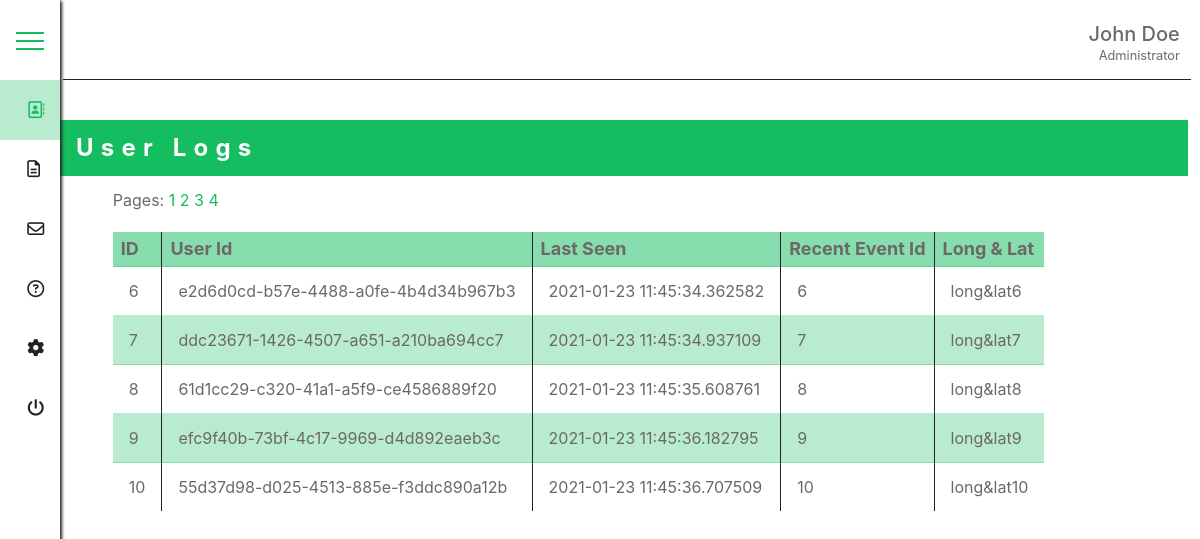
Screenshot of /view_logs/2 (signed in) with the database file from the repository.
### app/models.py (models this page shows, shortened)
class Admin(db.Model, UserMixin):
    __tablename__ = "admin"
    id = db.Column(db.Integer, primary_key=True)
    fullname = db.Column(db.String(50))
    firstname = db.Column(db.String(50))
    lastname = db.Column(db.String(50))
    email = db.Column(db.String(64), unique=True, index=True)
    password_hash = db.Column(db.String(128))
    current_speech = db.Column(db.String(256))
    previous_speech = db.Column(db.String(256))
    facebook = db.Column(db.String(64))
    twitter = db.Column(db.String(64))
    instagram = db.Column(db.String(64))

class Userlogs(db.Model):
    __tablename__ = "userlogs"
    id = db.Column(db.Integer, primary_key=True)
    user_id = db.Column(db.Integer)
    last_seen = db.Column(db.DateTime)
    most_recent_event_id = db.Column(db.Integer)
    long_lat = db.Column(db.String(50))

### app/main/views.py (the view)
@main.route("/view_logs/<int:page_num>")
@login_required
def view_logs(page_num):
    logs = Userlogs.query.paginate(per_page=5, page=page_num, error_out=True)
    if logs:
        return render_template("logs.html", logs=logs)
    else:
        return render_template("logs.html", logs=None)

### app/models.py (called while the page is built)
@login_manager.user_loader
def load_user(user_id):
    return Admin.query.get(int(user_id))

### app/templates/logs.html (shortened to what this page needs)
{% extends "base.html" %}
{% block nav_extra %}
    <li class="menu-nav__item active">
        <a href="{{ url_for('.dash') }}" class="menu-nav__link active">
            <i class="far fa-address-book"></i><span class="nav_name">Project Overview</span>
        </a>
    </li>
    <li class="menu-nav__item">
        <a href="{{ url_for('.handbook', page_num=1) }}" class="menu-nav__link">
            <i class="far fa-file-alt"></i><span class="nav_name">File Upload</span>
        </a>
    </li>
    <li class="menu-nav__item">
        <a href="#" class="menu-nav__link">
            <i class="far fa-envelope"></i><span class="nav_name">Message</span>
        </a>
    </li>
    <li class="menu-nav__item">
        <a href="#" class="menu-nav__link">
            <i class="far fa-question-circle"></i><span class="nav_name">Help</span>
        </a>
    </li>
    <li class="menu-nav__item">
        <a href="#" class="menu-nav__link">
            <i class="fas fa-cog"></i><span class="nav_name">Settings</span>
        </a>
    </li>
    <li class="menu-nav__item">
        <a href="{{ url_for('.logout') }}" class="menu-nav__link">
            <i class="fas fa-power-off"></i><span class="nav_name">Logout</span>
        </a>
    </li>
{% endblock %}
{% block content %}
    <p class="caption">User Logs</p>
    <div class="table-div">
        {% if logs %}
        <table>
            <tr class="head">
                <th>ID</th>
                <th>User Id</th>
                <th>Last Seen</th>
                <th>Recent Event Id</th>
                <th>Long & Lat</th>
            </tr>
            {% for log in logs.items %}
            <tr>
                <td>{{ log.id }}</td>
                <td>{{ log.user_id }}</td>
                <td>{{ log.last_seen }}</td>
                <td>{{ log.most_recent_event_id }}</td>
                <td>{{ log.long_lat }}</td>
            </tr>
            {% endfor %}
            <p>Pages:{% for page in logs.iter_pages(left_edge=2, right_edge=2, left_current=2, right_current=2) %}
                {% if page %}
                    <a href="{{ url_for('.view_logs', page_num=page ) }}">{{ page }}</a>
                {% else %}
                    ...
                {% endif %}
            {% endfor %}</p>
        </table>
        {% else %}
            <p class="alert">Please Polulate Database!!!</p>
        {% endif %}
    </div>
{% endblock %}

### app/templates/base.html (shortened to what this page needs)
<!DOCTYPE html>
<html lang="en">
<head>
    <link rel="stylesheet" href="https://stackpath.bootstrapcdn.com/bootstrap/4.5.2/css/bootstrap.min.css"
>
    <link rel="stylesheet" href="../static/css/base.css">
</head>
<body>
    <header>
        <div class="menu-btn">
            <span class="menu-btn__burger"></span>
        </div>
        <nav class="nav">
            <ul class="menu-nav">
                {% block nav_extra %}{% endblock %}
            </ul>
        </nav>
    </header>
    <main class="main">
        <div class="profile">
            <div class="profile-section">
                <p class="name">{{ current_user.fullname }}</p>
                <small>Administrator</small>
            </div>
        </div>
        {% block content %}{% endblock %}
    </main>
</body>
</html>

### app/static/css/base.css (style rules this page uses)
* { -webkit-box-sizing: border-box; box-sizing: border-box; text-decoration: none; margin: 0; padding: 0; text-decoration: none; list-style-type: none; }
.table-div { overflow-x: scroll; overflow-y: hidden; margin-left: 1rem; }
table { margin-top: 3vh; padding: 1rem; border-collapse: collapse; border: 1px solid #fff; border-style: hidden; }
table tr:nth-child(odd) { background-color: rgba(20, 189, 96, 0.3); }
table tr td, table tr th { padding: 1rem; border-width: 1px; border-style: solid; border-color: rgba(20, 189, 96, 0.3) #222222; }
table tr.head th { padding: 8px; background-color: rgba(20, 189, 96, 0.3) !important; font-size: large; margin: unset !important; }
.caption { background-color: #14bd60; color: #fff; font-size: x-large; font-weight: bold; letter-spacing: .3em; padding: 1rem; margin-top: 15vh; }
.menu-btn { position: fixed; z-index: 4; left: 1rem; top: 4vh; height: 20px; width: 28px; cursor: pointer; -webkit-transition: all 0.7s ease-in-out; transition: all 0.7s ease-in-out; }
.menu-btn__burger { position: absolute; left: 0; top: 0.5rem; width: 28px; height: 2px; background: #14bd60; -webkit-transition: all 0.7s ease-in-out; transition: all 0.7s ease-in-out; }
.menu-btn__burger::before { content: ''; position: absolute; top: -8px; width: 28px; height: 2px; background: #14bd60; -webkit-transition: all 0.7s ease-in-out; transition: all 0.7s ease-in-out; }
.menu-btn__burger::after { content: ''; position: absolute; top: 8px; width: 28px; height: 2px; background: #14bd60; -webkit-transition: all 0.7s ease-in-out; transition: all 0.7s ease-in-out; }
.nav { height: 100vh; position: relative; width: auto; max-width: 17vw; }
.nav .menu-nav { position: fixed; background: #ffffff; -webkit-box-shadow: 2px 1px 3px #222222; box-shadow: 2px 1px 3px #222222; z-index: 3; width: 17vw; height: 100vh; left: 0; padding: 0; padding-top: 10vh !important; margin: 0; }
.nav .menu-nav__item { margin: 0; padding: 1.3rem 0; padding-left: 1.7rem !important; }
.nav .menu-nav__item.active { background-color: rgba(20, 189, 96, 0.3); }
.nav .menu-nav__link { font-size: 17px; color: #222222; }
.nav .menu-nav__link.active { color: #14bd60 !important; }
.nav .menu-nav__link i { margin-right: .8rem; }
.main { position: absolute; top: 0; left: 17vw; height: 100%; width: 82vw; z-index: 1; -webkit-transition: all 0.7s ease-in-out; transition: all 0.7s ease-in-out; }
.profile { width: 100%; text-align: right; float: right; margin-right: -3px; padding-right: .7rem; height: 10vh; border-bottom: 1px solid #222222; display: -webkit-box; display: -ms-flexbox; display: flex; -webkit-box-pack: end; -ms-flex-pack: end; justify-content: flex-end; -webkit-box-align: center; -ms-flex-align: center; align-items: center; }
.profile-section .name { margin-bottom: .1rem; margin-top: .5rem; margin-left: .7rem; font-weight: 500; font-size: 20px; }
@media screen and (min-width: 768px) { .nav .menu-nav { width: 10vw !important; padding-top: 7vh !important; } }
@media screen and (min-width: 768px) { .main { left: 10vw !important; width: 90vw !important; } }
@media screen and (min-width: 768px) { .profile { height: 7vh !important; } }
@media screen and (min-width: 768px) { .menu-btn { top: 2.5vh !important; } }
@media screen and (min-width: 768px) { .table-div { margin-left: 2.3rem; margin-right: 2rem; } }
@media screen and (min-width: 992px) { .nav { width: 5vh; } }
@media screen and (min-width: 992px) { .nav .menu-nav { width: 5vw !important; padding-top: 10vh !important; } }
@media screen and (min-width: 992px) { .menu-btn { top: 4vh !important; } }
@media screen and (min-width: 992px) { .main { left: 5vw !important; width: 94vw !important; } }
@media screen and (min-width: 992px) { .profile { height: 10vh !important; } }
@media screen and (min-width: 992px) { .table-div { margin-left: 3.3rem !important; overflow-x: hidden !important; } }
body { background: #ffffff !important; color: #6b6868; height: 100%; line-height: 1; }
a { color: #14bd60; text-decoration: none; }
header { z-index: 2; width: 100%; background: #ffffff; }

### rows the page displays
Admin: fullname "John Doe"
Userlogs: id "6", user_id "e2d6d0cd-b57e-4488-a0fe-4b4d34b967b3", last_seen "2021-01-23 11:45:34.362582", most_recent_event_id "6", long_lat "long&lat6"
Userlogs: id "7", user_id "ddc23671-1426-4507-a651-a210ba694cc7", last_seen "2021-01-23 11:45:34.937109", most_recent_event_id "7", long_lat "long&lat7"
Userlogs: id "8", user_id "61d1cc29-c320-41a1-a5f9-ce4586889f20", last_seen "2021-01-23 11:45:35.608761", most_recent_event_id "8", long_lat "long&lat8"
Userlogs: id "9", user_id "efc9f40b-73bf-4c17-9969-d4d892eaeb3c", last_seen "2021-01-23 11:45:36.182795", most_recent_event_id "9", long_lat "long&lat9"
Userlogs: id "10", user_id "55d37d98-d025-4513-885e-f3ddc890a12b", last_seen "2021-01-23 11:45:36.707509", most_recent_event_id "10", long_lat "long&lat10"

### other values shown
{{ page }} "1" "2" "3" "4"
